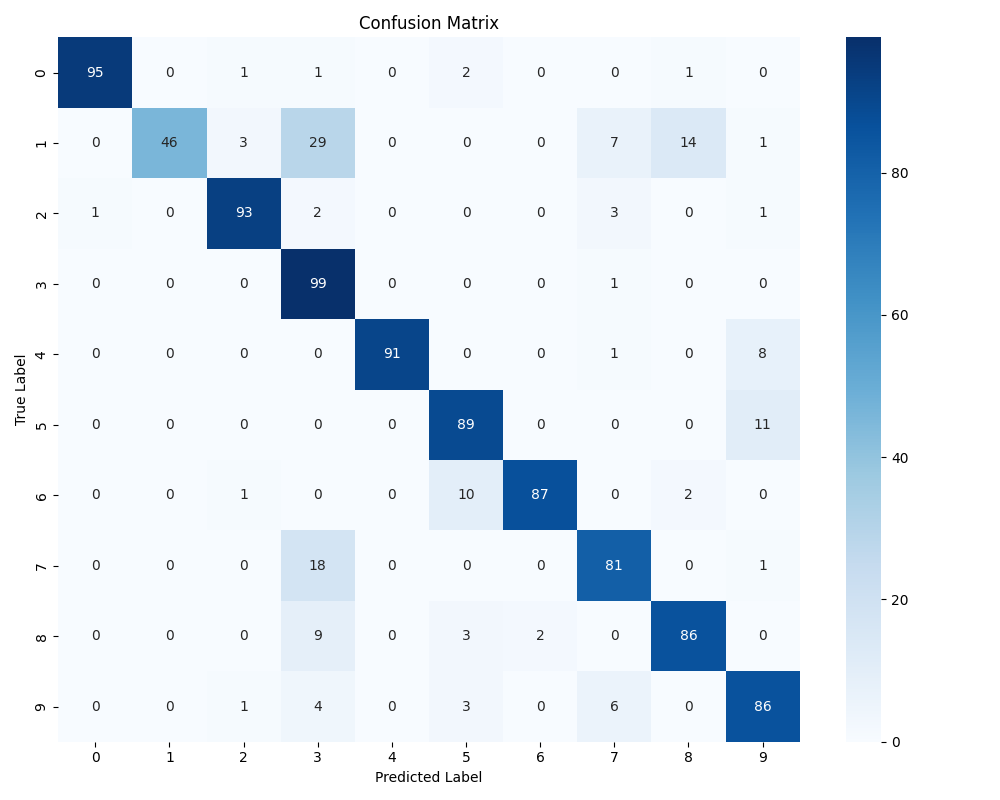

Recreate this plot in Python.
import os
import numpy as np
import random
from sklearn.metrics import confusion_matrix, classification_report, multilabel_confusion_matrix
import matplotlib.pyplot as plt
import seaborn as sns
from engines import inference  # Pastikan file/class ini benar

def load_images_from_directory(dataset_dir, max_per_class=100):
    image_paths = []
    true_labels = []

    for label_str in sorted(os.listdir(dataset_dir)):
        label_path = os.path.join(dataset_dir, label_str)
        if not os.path.isdir(label_path):
            continue

        all_images = [
            os.path.join(label_path, f)
            for f in os.listdir(label_path)
            if f.lower().endswith(('.png', '.jpg', '.jpeg'))
        ]

        # Acak dan ambil maksimal 100 gambar
        random.shuffle(all_images)
        selected_images = all_images[:max_per_class]

        image_paths.extend(selected_images)
        true_labels.extend([int(label_str)] * len(selected_images))

    return image_paths, true_labels

def evaluate_model(model_path, dataset_dir):
    # Inisialisasi model
    recognizer = inference.NewDigitsRecogModel(model_path)

    # Load gambar dengan batasan per kelas
    image_paths, true_labels = load_images_from_directory(dataset_dir, max_per_class=100)

    predictions = []
    final_labels = []

    for img_path, true_label in zip(image_paths, true_labels):
        predicted_digit, confidence, is_blank = recognizer.predict_digit(
            is_answer=True,
            image_path=img_path
        )

        if is_blank:
            print(f"[SKIP] Blank image detected: {img_path}")
            continue

        predictions.append(predicted_digit)
        final_labels.append(true_label)

    # Confusion matrix
    cm = confusion_matrix(final_labels, predictions)
    labels = list(range(10))

    # Plot confusion matrix
    plt.figure(figsize=(10, 8))
    sns.heatmap(cm, annot=True, fmt='d', cmap='Blues', xticklabels=labels, yticklabels=labels)
    plt.xlabel("Predicted Label")
    plt.ylabel("True Label")
    plt.title("Confusion Matrix")
    plt.tight_layout()
    plt.savefig("confusion_matrix.png")
    plt.show()

    # Print classification report
    print("\nClassification Report:")
    print(classification_report(final_labels, predictions, digits=4))

    # One-vs-Rest Evaluation
    print("\nOne-vs-Rest Metrics per Class:")
    mcm = multilabel_confusion_matrix(final_labels, predictions, labels=labels)

    for idx, matrix in enumerate(mcm):
        tn, fp, fn, tp = matrix.ravel()
        precision = tp / (tp + fp) if (tp + fp) else 0.0
        recall = tp / (tp + fn) if (tp + fn) else 0.0
        f1 = 2 * precision * recall / (precision + recall) if (precision + recall) else 0.0

        print(f"Class {idx}: TP={tp}, FP={fp}, FN={fn}, TN={tn}")
        print(f"  → Precision: {precision:.4f}, Recall: {recall:.4f}, F1-score: {f1:.4f}")

if __name__ == "__main__":
    model_path = "./output_model/model0.h5"  # Ubah sesuai lokasi model
    dataset_dir = "/home/hadekha/Pictures/SKRIPSI"  # Ubah sesuai dataset
    evaluate_model(model_path, dataset_dir)
